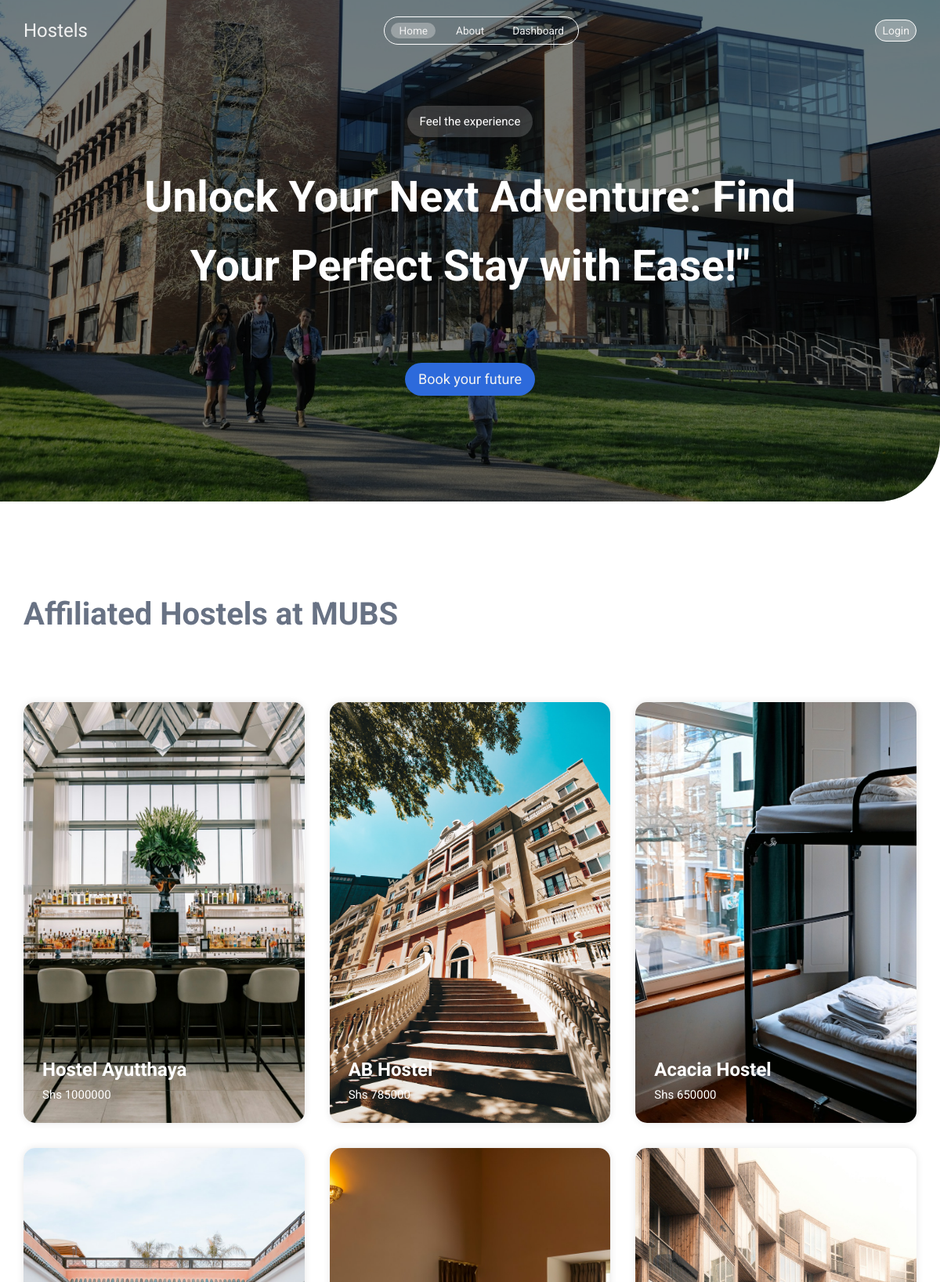
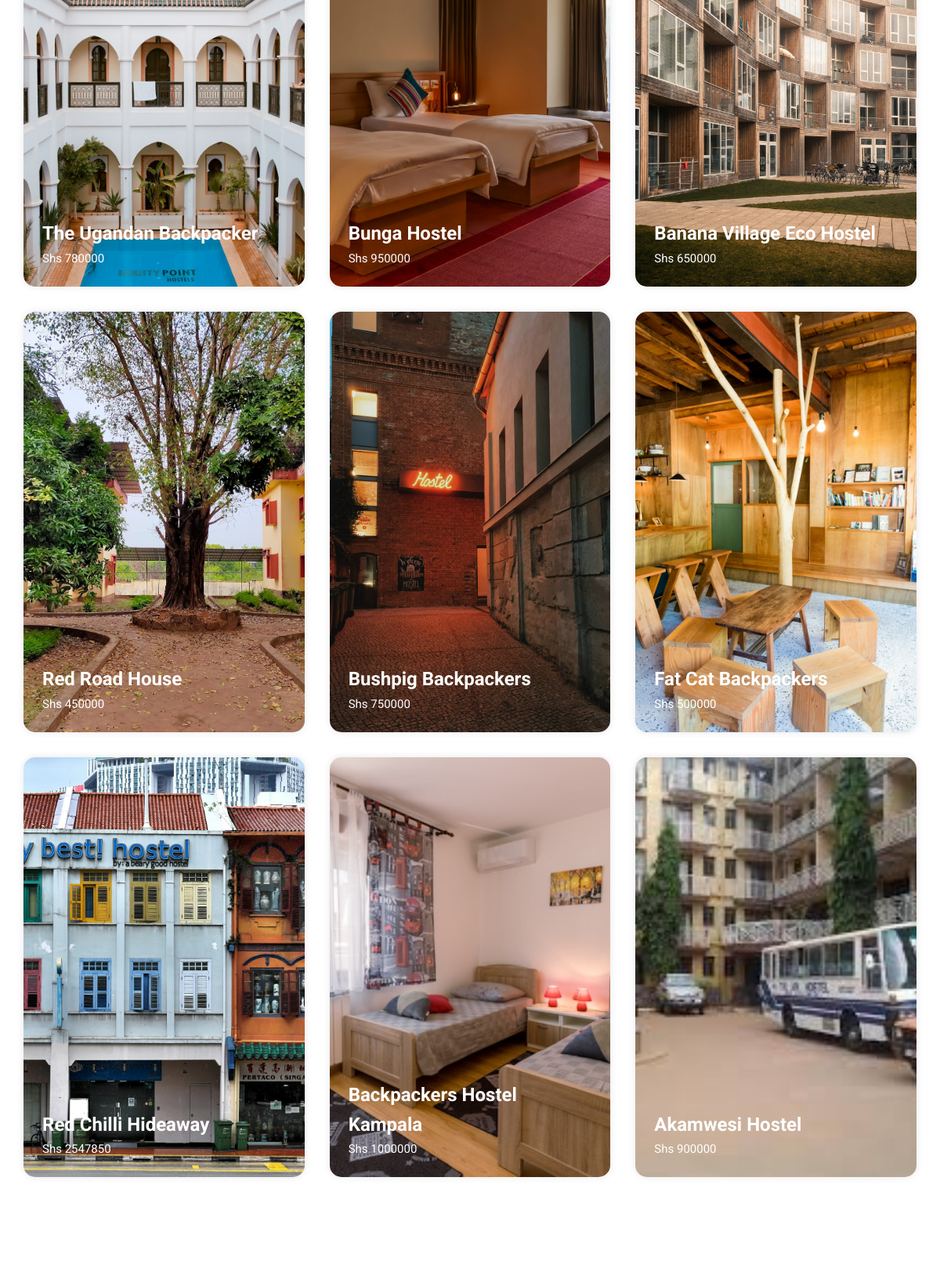
The page / (upper part) on the database its author committed (2 pictures, top to bottom).
### app.py (models this page shows)
class Hostel(db.Model):
    id = db.Column(db.Integer, primary_key=True)
    name = db.Column(db.String(100))
    single_rooms = db.Column(db.Integer)
    double_rooms = db.Column(db.Integer)
    self_contained = db.Column(db.Boolean)
    image = db.Column(db.String(200))
    price = db.Column(db.Integer)

### app.py (the view)
@app.route('/')
def index():
    category = request.args.get('category')
    filter_conditions = []
    if category == 'self_contained':
        filter_conditions.append(Hostel.self_contained == True)
    elif category == 'not_self_contained':
        filter_conditions.append(Hostel.self_contained == False)
    if filter_conditions:
        hostels = Hostel.query.filter(*filter_conditions).order_by(Hostel.id.desc()).all()
    else:
        hostels = Hostel.query.order_by(Hostel.id.desc()).all()
    return render_template('index.html', hostels=hostels)

### templates/index.html (shortened to what this page needs)
{% extends "base.html" %} <br />
{% block body %}
<header id="navbar" class="nav">
    <nav class="main-nav container">
        <a href="/" class="logo satisfy-regular">Hostels</a>
        <ul>
            <li id="home-link">
                <a class="active" href="{{ url_for('index') }}">Home</a>
            </li>
            <li id="about-link">
                <a href="{{ url_for('about') }}">About</a>
            </li>
            <li id="contact-link">
                <a href="{{ url_for('dashboard') }}">Dashboard</a>
            </li>
        </ul>
        {% if 'username' in session %}
        <a href="{{ url_for('logout') }}" class="login">Logout</a>
        {% else %}
        <a href="{{ url_for('login') }}" class="login">Login</a>
        {% endif %}
    </nav>
</header>
<div class="hero">
    <div class="container">
        <div class="hero-details">
            <p class="sub-title">Feel the experience</p>
            <h1>
                Unlock Your Next Adventure: Find Your Perfect Stay with Ease!"
            </h1>
            <a href="#hostels-content" class="btn">Book your future</a>
        </div>
    </div>
</div>
<div id="hostels-content" class="container">
    <h2>Affiliated Hostels at MUBS</h2>
    <div class="hostels">
        {% for hostel in hostels %}
        <a href="/hostel/{{ hostel.id }}" class="card">
            <div class="details">
                <h5 class="card-title">{{ hostel.name }}</h5>
                <p>Shs {{ hostel.price }}</p>
            </div>
            <img src="{{ hostel.image }}" alt="{{ hostel.name }}" />
        </a>
        {% endfor %}
    </div>
</div>
{% endblock %}

### static/style/style.css (style rules this page uses)
* { margin: 0; padding: 0; box-sizing: border-box; list-style: none; }
html { color-scheme: light dark; scroll-behavior: smooth; }
:root { --bg: #ffffff; --secondary: #e3edfc; --clr: #687284; --danger: #d36865; --bg-danger: #2a0a09; --success: #48824c; --primary: #2d6adb; }
a { text-decoration: none; color: inherit; }
img { max-width: 100%; display: block; }
body { font-family: "Roboto", system-ui, -apple-system, BlinkMacSystemFont, "Segoe UI", Roboto, Oxygen, Ubuntu, Cantarell, "Open Sans", "Helvetica Neue", sans-serif; font-weight: 400; font-style: normal; line-height: 1.6; font-size: clamp(0.75rem, 0.5156rem + 0.75vw, 0.9375rem); background-color: var(--bg); color: var(--clr); }
.satisfy-regular { font-family: "Satisfy", cursive; font-weight: 400; font-style: normal; }
h1 { font-size: clamp(1.5rem, -0.9219rem + 7.75vw, 3.4375rem); font-family: "Roboto", sans-serif; font-weight: 700; font-style: normal; text-wrap: balance; max-width: 50ch; }
h2 { font-size: clamp(1.25rem, -0.9219rem + 5.5vw, 2.5rem); font-family: "Roboto", sans-serif; font-weight: 700; font-style: normal; text-wrap: balance; }
.container { width: 95%; max-width: 1200px; margin: 0 auto; }
.btn { background-color: var(--primary); color: #f1f1f1; display: inline-block; padding: 0.375rem 1rem; font-size: clamp(0.875rem, 0.5625rem + 1vw, 1.125rem); text-align: center; white-space: nowrap; vertical-align: middle; -webkit-user-select: none; -moz-user-select: none; user-select: none; border: 1px solid transparent; border-radius: 2rem; transition: color 0.15s ease-in-out, background-color 0.15s ease-in-out; cursor: pointer; }
.hero { background-image: url("../assets/hero.jpg"); background-size: cover; background-position: bottom; background-repeat: no-repeat; min-height: 100dvh; position: relative; color: #fff; display: flex; align-items: center; justify-content: center; border-radius: 0 0 5rem 0; overflow: clip; }
.hero .hero-details { display: flex; align-items: center; justify-content: center; flex-direction: column; gap: 2rem; text-align: center; position: relative; z-index: 10; }
.hero .hero-details .btn { margin-top: 3rem; }
.hero::after { content: ""; position: absolute; top: 0; left: 0; width: 100%; height: 100%; background: rgba(0, 0, 0, 0.5); }
.sub-title { background-color: rgba(241, 241, 241, 0.1843137255); padding: 0.5rem 1rem; border-radius: 2rem; }
.nav { position: fixed; top: 0; z-index: 100; left: 0; width: 100%; color: #f1f1f1; background-color: transparent; transition: all 350ms ease-in-out; }
.main-nav { display: flex; justify-content: space-between; align-items: center; padding: 20px 0; }
.main-nav ul { display: flex; align-items: center; border: 1px solid #fff; border-radius: 2rem; padding: 5px 8px; gap: 1rem; }
.main-nav ul li a { padding: 2px 10px; border-radius: 2rem; font-size: 0.85rem; transition: all 350ms ease-in-out; }
.main-nav ul li a:hover, .main-nav ul li a.active { background-color: rgba(241, 241, 241, 0.337254902); }
.main-nav .login { font-size: 14px; background-color: rgba(241, 241, 241, 0.337254902); border: 1px solid #fff; border-radius: 2rem; padding: 2px 8px; transition: opacity 350ms ease-in-out; }
.logo { font-size: 1.5rem; }
.hostels { display: grid; grid-template-columns: repeat(auto-fill, minmax(328px, 1fr)); grid-auto-rows: 1fr; gap: 2rem; margin-top: 5rem; }
.hostels .card { overflow: clip; border-radius: 15px; box-shadow: 0 0 10px rgba(0, 0, 0, 0.1); transition: all 350ms ease-in-out; position: relative; transition: all 350ms ease-in-out; }
.hostels .card::after { content: ""; position: absolute; top: 0; left: 0; width: 100%; height: 100%; background: rgba(0, 0, 0, 0.5); transition: opacity 350ms ease-in-out; opacity: 0; z-index: 5; }
.hostels .card .details { position: absolute; inset: 0; display: flex; flex-direction: column; justify-content: flex-end; align-items: flex-start; padding: 1.5rem; z-index: 10; color: #fff; }
.hostels .card .details h5 { font-weight: 700; font-size: clamp(1rem, 0.375rem + 2vw, 1.5rem); }
.hostels .card img { width: 100%; height: 100%; -o-object-fit: cover; object-fit: cover; transition: scale 350ms ease-in-out; }
#hostels-content { margin-block: 7rem; }
@media screen and (min-width: 768px) { .hero { min-height: 80dvh; } }

### rows shown on the page
Hostel: name "Hostel Ayutthaya", price "1000000", shows a picture
Hostel: name "AB Hostel", price "785000", shows a picture
Hostel: name "Acacia Hostel", price "650000", shows a picture
Hostel: name "The Ugandan Backpacker", price "780000", shows a picture
Hostel: name "Bunga Hostel", price "950000", shows a picture
Hostel: name "Banana Village Eco Hostel", price "650000", shows a picture
Hostel: name "Red Road House", price "450000", shows a picture
Hostel: name "Bushpig Backpackers", price "750000", shows a picture
Hostel: name "Fat Cat Backpackers", price "500000", shows a picture
Hostel: name "Red Chilli Hideaway", price "2547850", shows a picture
Hostel: name "Backpackers Hostel Kampala", price "1000000", shows a picture
Hostel: name "Akamwesi Hostel", price "900000", shows a picture
